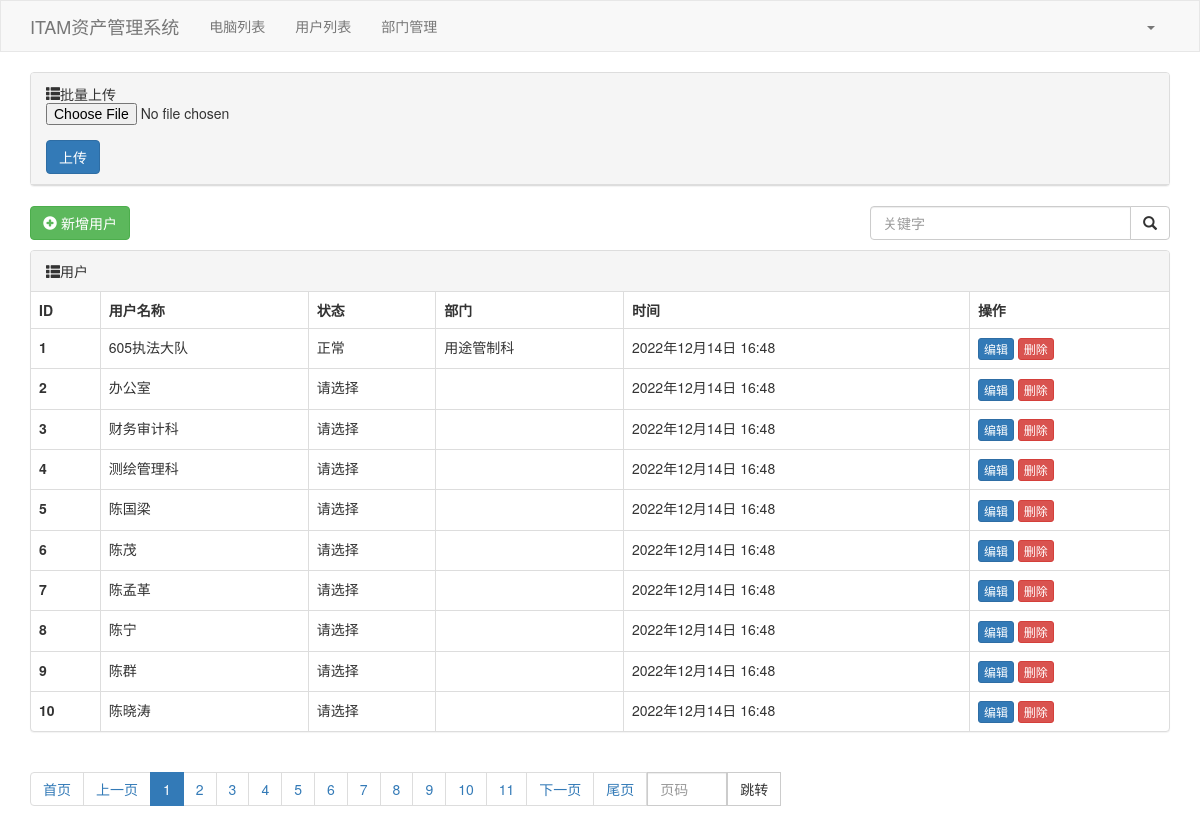
Page /user/list/ on the earlier database version.
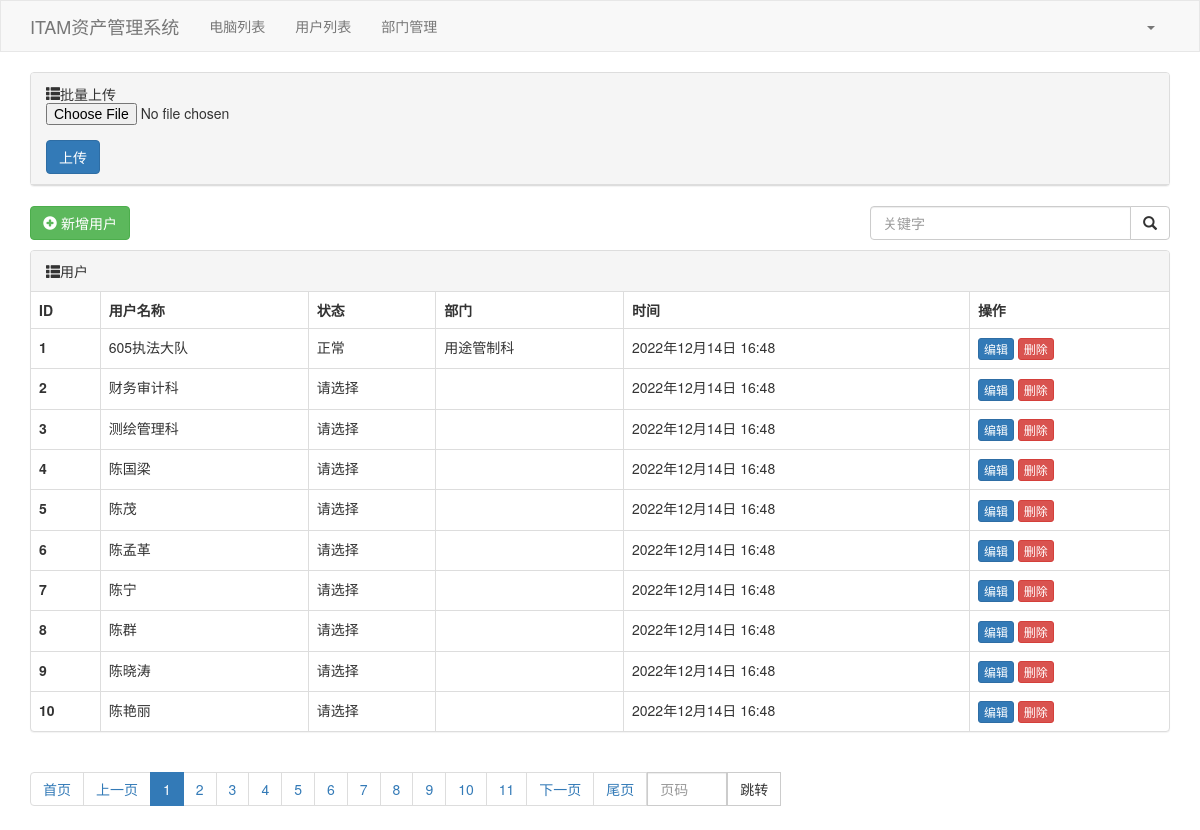
Same page on the later database version.
### app1/models.py (models this page shows, shortened)
class User(models.Model):
    STATUS = (
        (None, '请选择'),
        (0, '正常'),
        (1, '失效'),
    )
    username = models.CharField(verbose_name='用户名称', max_length=16,unique=True)
    depart = models.ForeignKey(verbose_name='所在部门', to=Department, on_delete=models.SET_NULL, null=True)
    status = models.SmallIntegerField(verbose_name='状态', choices=STATUS, default=None,null=True)
    createdate = models.DateTimeField(verbose_name='创建日期', auto_now_add=True)
    class Meta:
        verbose_name = '人员基本信息'

class Department(models.Model):
    departname = models.CharField(verbose_name='部门名称', max_length=16, unique=True)
    createdate = models.DateTimeField(verbose_name='创建日期', auto_now_add=True)

### app1/views.py (the view)
# urls.py: path('user/list/', views.user_list),
def user_list(request):
    data_dict = {}
    search_data = request.GET.get('q', "")
    if search_data:
        data_dict['username__contains'] = search_data
    queryset = models.User.objects.filter(**data_dict)
    page_obj = Pagination(request, queryset)
    context = {
        'queryset': page_obj.page_queryset,
        'page_string': page_obj.html()
    }
    return render(request, 'user_list.html', context)

### app1/templates/user_list.html (shortened to what this page needs)
{% extends "layout.html" %}
{% block content %}
    <div class="container">
        <div class="panel panel-default">
            <div class="panel-heading">
                <span class="glyphicon glyphicon-th-list" aria-hidden="true">批量上传</span>
                <form method="post" enctype="multipart/form-data" action="/user/multi/">
                    <div class="form-group">
                        <input type="file" name="excel">
                    </div>
                    <button type="submit" value="上传" class="btn btn-primary">上传</button>
                </form>
            </div>
        </div>
        <div style="margin-bottom: 10px">
            <a class="btn btn-success" href="/user/add/">
                <span class="glyphicon glyphicon-plus-sign " aria-hidden="true"></span>
                新增用户</a>
            <div style="float:right;width: 300px">
                <form method="get">
                    <div class="input-group">
                        <input type="text" name='q' class="form-control" placeholder="关键字" value="{{ search_data }}">
                        <span class="input-group-btn">
                        <button class="btn btn-default" type="submit">
                            <span class="glyphicon glyphicon-search " aria-hidden="true"> </span>
                        </button>
                        </span>
                </form>
            </div>
        </div>
    </div>
    <div class="bs-example" data-example-id="panel-without-body-with-table">
        <div class="panel panel-default">
            <div class="panel-heading">
                <span class="glyphicon glyphicon-th-list" aria-hidden="true"></span>用户
            </div>
            <table class="table table-bordered">
                <thead>
                <tr>
                    <th>ID</th>
                    <th>用户名称</th>
                    <th>状态</th>
                    <th>部门</th>
                    <th>时间</th>
                    <th>操作</th>
                </tr>
                </thead>
                <tbody>
                {% for item in queryset %}
                    <tr>
                    <th scope="row" title="{{ item.id }}">{{  forloop.counter }}</th>
                    <td>{{ item.username }}</td>
                    <td>{{ item.get_status_display }}</td>
                    <td>{{ item.depart.departname }}</td>
                    <td>{{ item.createdate }}</td>
                    <td>
                        <a class="btn btn-primary btn-xs" href="/user/{{ item.id }}/edit/">编辑</a>
                        <a class="btn btn-danger btn-xs" href="/user/{{ item.id }}/delete/">删除</a>
                    </td>
                {% endfor %}
                </tbody>
            </table>
        </div>
        <div class="clearfix">
            <ul class="pagination">
                {{ page_string }}
            </ul>
        </div>
    </div>
{% endblock %}

Differences in the rows shown:
removed User: username "办公室", status "请选择", createdate "2022年12月14日 16:48"
now on this page (row unchanged): User: username "陈艳丽", status "请选择", createdate "2022年12月14日 16:48"
